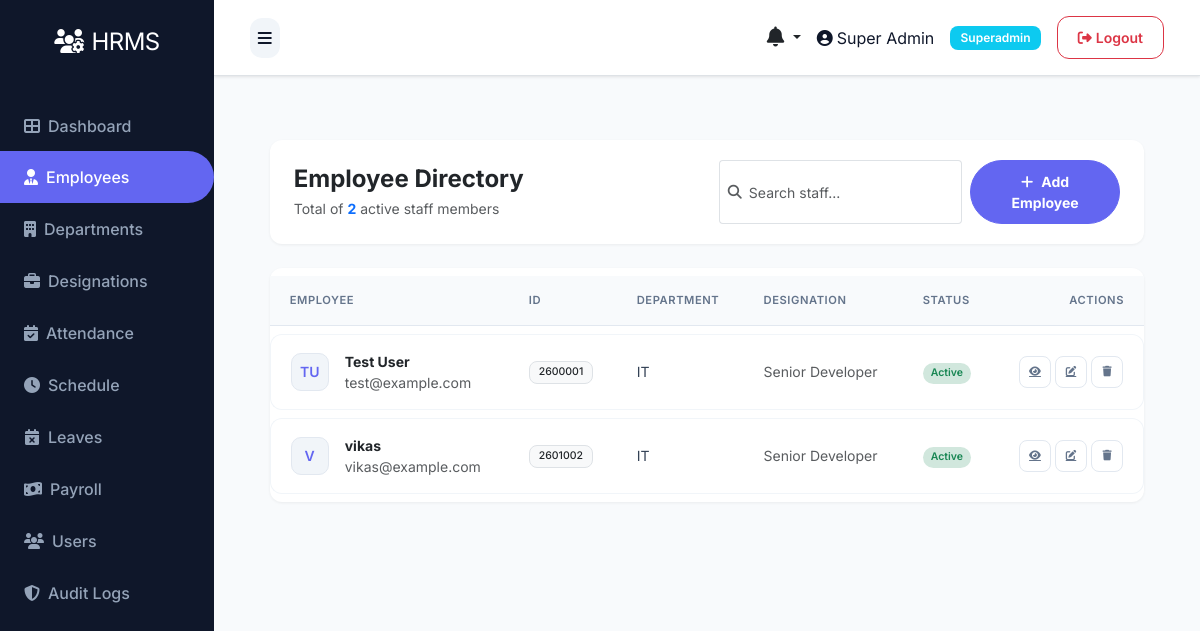
Page /employee/ (signed in) on the committed database.
### models.py (models this page shows, shortened)
class User(UserMixin, db.Model):
    __tablename__ = 'users'
    id = db.Column(db.Integer, primary_key=True)
    role_id = db.Column(db.Integer, db.ForeignKey('roles.id'), nullable=False)
    name = db.Column(db.String(100), nullable=False)
    email = db.Column(db.String(100), unique=True, nullable=False)
    phone = db.Column(db.String(20))
    status = db.Column(db.String(20), default='active')
    password = db.Column(db.String(255), nullable=False)
    remember_token = db.Column(db.String(100))
    email_verified_at = db.Column(db.DateTime)
    created_at = db.Column(db.DateTime, default=datetime.utcnow)
    updated_at = db.Column(db.DateTime, default=datetime.utcnow, onupdate=datetime.utcnow)

class Role(db.Model):
    __tablename__ = 'roles'
    id = db.Column(db.Integer, primary_key=True)
    name = db.Column(db.String(50), unique=True, nullable=False)
    description = db.Column(db.Text)
    created_at = db.Column(db.DateTime, default=datetime.utcnow)
    updated_at = db.Column(db.DateTime, default=datetime.utcnow, onupdate=datetime.utcnow)
    users = db.relationship('User', backref='role', lazy=True)

class Employee(db.Model):
    __tablename__ = 'employees'
    id = db.Column(db.Integer, primary_key=True)
    department_id = db.Column(db.Integer, db.ForeignKey('departments.id'))
    designation_id = db.Column(db.Integer, db.ForeignKey('designations.id'))
    schedule_id = db.Column(db.Integer, db.ForeignKey('schedules.id'))
    firstname = db.Column(db.String(100), nullable=False)
    lastname = db.Column(db.String(100), nullable=False)
    unique_id = db.Column(db.String(50), unique=True)
    email = db.Column(db.String(100), unique=True)
    phone = db.Column(db.String(20))
    address = db.Column(db.Text)
    dob = db.Column(db.Date)
    gender = db.Column(db.String(10))
    religion = db.Column(db.String(50))
    marital = db.Column(db.String(20))
    image = db.Column(db.String(255))  # Store image filename
    aadhar_file = db.Column(db.String(255))
    resume_file = db.Column(db.String(255))
    status = db.Column(db.String(20), default='active')
    created_at = db.Column(db.DateTime, default=datetime.utcnow)
    updated_at = db.Column(db.DateTime, default=datetime.utcnow, onupdate=datetime.utcnow)
    attendances = db.relationship('Attendance', backref='employee', lazy=True, cascade='all, delete-orphan')
    checks = db.relationship('Check', backref='employee', lazy=True, cascade='all, delete-orphan')
    salary = db.relationship('Salary', backref='employee', uselist=False, cascade='all, delete-orphan')
    leaves = db.relationship('Leave', backref='employee', lazy=True, cascade='all, delete-orphan')
    late_times = db.relationship('LateTime', backref='employee', lazy=True, cascade='all, delete-orphan')
    over_times = db.relationship('OverTime', backref='employee', lazy=True, cascade='all, delete-orphan')
    payrolls = db.relationship('Payroll', backref='employee', lazy=True, cascade='all, delete-orphan')
    documents = db.relationship('Document', backref='employee', lazy=True, cascade='all, delete-orphan')
    reviews = db.relationship('PerformanceReview', backref='employee', lazy=True, cascade='all, delete-orphan', foreign_keys='PerformanceReview.employee_id')

class Department(db.Model):
    __tablename__ = 'departments'
    id = db.Column(db.Integer, primary_key=True)
    name = db.Column(db.String(100), nullable=False)
    description = db.Column(db.Text)
    created_at = db.Column(db.DateTime, default=datetime.utcnow)
    updated_at = db.Column(db.DateTime, default=datetime.utcnow, onupdate=datetime.utcnow)
    employees = db.relationship('Employee', backref='department', lazy=True)

class Designation(db.Model):
    __tablename__ = 'designations'
    id = db.Column(db.Integer, primary_key=True)
    name = db.Column(db.String(100), nullable=False)
    description = db.Column(db.Text)
    created_at = db.Column(db.DateTime, default=datetime.utcnow)
    updated_at = db.Column(db.DateTime, default=datetime.utcnow, onupdate=datetime.utcnow)
    employees = db.relationship('Employee', backref='designation', lazy=True)

### routes/employee.py (the view)
@bp.route('/')
@login_required
def index():
    employees = Employee.query.all()
    return render_template('admin/employee/index.html', employees=employees)

### templates/admin/employee/index.html (shortened to what this page needs)
{% extends "base.html" %}
{% block content %}
<div class="directory-container">
    <div class="directory-header">
        <div class="row align-items-center">
            <div class="col-md-6">
                <h4 class="fw-bold text-dark mb-1">Employee Directory</h4>
                <p class="text-muted small mb-0">Total of <span class="fw-bold text-primary">{{ employees|length }}</span> active staff members</p>
            </div>
            <div class="col-md-6 text-md-end mt-3 mt-md-0">
                <div class="d-flex justify-content-md-end gap-2">
                    <div class="input-group input-group-sm w-auto">
                        <span class="input-group-text bg-white border-end-0"><i class="fas fa-search text-muted"></i></span>
                        <input type="text" class="form-control border-start-0 ps-0" placeholder="Search staff...">
                    </div>
                    <a href="{{ url_for('employee.create') }}" class="btn btn-primary btn-sm rounded-pill px-3 fw-bold">
                        <i class="fas fa-plus me-2"></i>Add Employee
                    </a>
                </div>
            </div>
        </div>
    </div>
    <div class="table-card">
        <div class="table-responsive">
            <table class="table table-directory mb-0">
                <thead>
                    <tr>
                        <th>Employee</th>
                        <th>ID</th>
                        <th>Department</th>
                        <th>Designation</th>
                        <th>Status</th>
                        <th class="text-end">Actions</th>
                    </tr>
                </thead>
                <tbody>
                    {% if employees %}
                        {% for employee in employees %}
                        <tr>
                            <td>
                                <div class="d-flex align-items-center">
                                    <div class="me-3">
                                        {% if employee.image %}
                                        <img src="{{ url_for('static', filename='uploads/employees/' ~ employee.image) }}" class="emp-avatar">
                                        {% else %}
                                        <div class="emp-avatar">{{ employee.firstname[0]|upper }}{{ employee.lastname[0]|upper if employee.lastname else '' }}</div>
                                        {% endif %}
                                    </div>
                                    <div>
                                        <div class="fw-bold text-dark">{{ employee.firstname }} {{ employee.lastname }}</div>
                                        <div class="text-muted extra-small">{{ employee.email or 'No email' }}</div>
                                    </div>
                                </div>
                            </td>
                            <td><span class="badge bg-light text-dark border fw-medium">{{ employee.unique_id or '—' }}</span></td>
                            <td>{{ employee.department.name if employee.department else 'N/A' }}</td>
                            <td><span class="text-muted">{{ employee.designation.name if employee.designation else 'N/A' }}</span></td>
                            <td>
                                <span class="badge {% if employee.status == 'active' %}bg-success-subtle text-success{% else %}bg-danger-subtle text-danger{% endif %} rounded-pill px-2">
                                    {{ employee.status|title }}
                                </span>
                            </td>
                            <td>
                                <div class="d-flex justify-content-end gap-1">
                                    <a href="{{ url_for('employee.show', id=employee.id) }}" class="btn-action btn-action-view" title="View Profile">
                                    </a>
                                    <a href="{{ url_for('employee.edit', id=employee.id) }}" class="btn-action btn-action-edit" title="Edit Record">
                                    </a>
                                    <form method="POST" action="{{ url_for('employee.delete', id=employee.id) }}" class="d-inline" onsubmit="return confirm('Archive this employee record?')">
                                        <button type="submit" class="btn-action btn-action-delete" title="Archive">
                                        </button>
                                    </form>
                                </div>
                            </td>
                        </tr>
                        {% endfor %}
                    {% else %}
                        <tr>
                            <td colspan="6" class="text-center py-5">
                                <div class="text-muted">No employees found in the directory.</div>
                            </td>
                        </tr>
                    {% endif %}
                </tbody>
            </table>
        </div>
    </div>
</div>
{% endblock %}

### templates/base.html (shortened to what this page needs)
<!DOCTYPE html>
<html lang="en">
<head>
    <link href="https://cdn.jsdelivr.net/npm/bootstrap@5.3.0/dist/css/bootstrap.min.css" rel="stylesheet">
    <link rel="stylesheet" href="https://cdnjs.cloudflare.com/ajax/libs/font-awesome/6.4.0/css/all.min.css">
    <link rel="stylesheet" href="{{ url_for('static', filename='css/style.css') }}">
</head>
<body>
    {% if current_user.is_authenticated %}
    {% set role_name = (current_user.role.name if current_user.role and current_user.role.name else 'employee') %}
    {% set dashboard_map = {
        'superadmin': 'admin.superadmin_dashboard',
        'admin': 'admin.admin_dashboard',
        'hr': 'admin.hr_dashboard',
        'payroll': 'admin.payroll_dashboard',
        'moderator': 'admin.moderator_dashboard',
        'employee': 'user.dashboard'
    } %}
    {% set dashboard_endpoint = dashboard_map.get(role_name, 'user.dashboard') %}
    <div class="d-flex" id="wrapper">
        <div id="sidebar-wrapper">
            <div class="sidebar-heading text-center">
                <i class="fas fa-users-cog me-2"></i>HRMS
            </div>
            <div class="list-group list-group-flush mt-3">
                <a href="{{ url_for(dashboard_endpoint) }}" class="list-group-item list-group-item-action {{ 'active' if request.endpoint == dashboard_endpoint else '' }}">
                    <i class="fas fa-th-large me-2"></i>Dashboard
                </a>
                {% if role_name in ['superadmin', 'hr'] %}
                <a href="{{ url_for('employee.index') }}" class="list-group-item list-group-item-action {{ 'active' if request.endpoint == 'employee.index' else '' }}">
                    <i class="fas fa-user-tie me-2"></i>Employees
                </a>
                <a href="{{ url_for('department.index') }}" class="list-group-item list-group-item-action {{ 'active' if request.endpoint == 'department.index' else '' }}">
                    <i class="fas fa-building me-2"></i>Departments
                </a>
                <a href="{{ url_for('designation.index') }}" class="list-group-item list-group-item-action {{ 'active' if request.endpoint == 'designation.index' else '' }}">
                    <i class="fas fa-briefcase me-2"></i>Designations
                </a>
                {% endif %}
                {% if role_name in ['superadmin', 'hr'] %}
                <a href="{{ url_for('attendance.index') }}" class="list-group-item list-group-item-action {{ 'active' if request.endpoint == 'attendance.index' else '' }}">
                    <i class="fas fa-calendar-check me-2"></i>Attendance
                </a>
                <a href="{{ url_for('schedule.index') }}" class="list-group-item list-group-item-action {{ 'active' if request.endpoint == 'schedule.index' else '' }}">
                    <i class="fas fa-clock me-2"></i>Schedule
                </a>
                {% endif %}
                {% if role_name in ['superadmin', 'hr'] %}
                <a href="{{ url_for('leave.index') }}" class="list-group-item list-group-item-action {{ 'active' if request.endpoint == 'leave.index' else '' }}">
                    <i class="fas fa-calendar-times me-2"></i>Leaves
                </a>
                {% endif %}
                {% if role_name in ['superadmin', 'hr'] %}
                <a href="{{ url_for('payroll.index') }}" class="list-group-item list-group-item-action {{ 'active' if request.endpoint == 'payroll.index' else '' }}">
                    <i class="fas fa-money-bill-wave me-2"></i>Payroll
                </a>
                {% endif %}
                {% if role_name == 'superadmin' %}
                <a href="{{ url_for('user.index') }}" class="list-group-item list-group-item-action {{ 'active' if request.endpoint == 'user.index' else '' }}">
                    <i class="fas fa-users me-2"></i>Users
                </a>
                <a href="{{ url_for('admin.audit_logs') }}" class="list-group-item list-group-item-action {{ 'active' if request.endpoint == 'admin.audit_logs' else '' }}">
                    <i class="fas fa-shield-alt me-2"></i>Audit Logs
                </a>
                {% endif %}
            </div>
        </div>
        <div id="page-content-wrapper" class="w-100">
            <nav class="navbar navbar-expand-lg navbar-light bg-light border-bottom">
                <div class="container-fluid">
                    <button class="btn btn-primary" id="menu-toggle">
                        <i class="fas fa-bars"></i>
                    </button>
                    <div class="ms-auto d-flex align-items-center">
                        <div class="dropdown me-3">
                            <a class="nav-link dropdown-toggle position-relative text-dark" href="#" id="notificationsDropdown" role="button" data-bs-toggle="dropdown" aria-expanded="false">
                                <i class="fas fa-bell fs-5"></i>
                            </a>
                        </div>
                        <span class="me-3">
                            <i class="fas fa-user-circle me-1"></i>{{ current_user.name }}
                        </span>
                        <span class="badge bg-info me-3">{{ role_name|title }}</span>
                        <a href="{{ url_for('auth.logout') }}" class="btn btn-outline-danger btn-sm">
                            <i class="fas fa-sign-out-alt me-1"></i>Logout
                        </a>
                    </div>
                </div>
            </nav>
            <div class="container-fluid p-4">
                {% block content %}{% endblock %}
            </div>
        </div>
    </div>
    {% endif %}
</body>
</html>

### rows in the picture
User: name "Super Admin"
Role: name "Superadmin"
Employee: firstname "T", lastname "U", firstname "Test", lastname "User", email "test@example.com", unique "2600001", department "IT", designation "Senior Developer", status "Active"
Employee: firstname "V", firstname "vikas", email "vikas@example.com", unique "2601002", department "IT", designation "Senior Developer", status "Active"

### other values in the picture
{{ employees|length }} "2"
